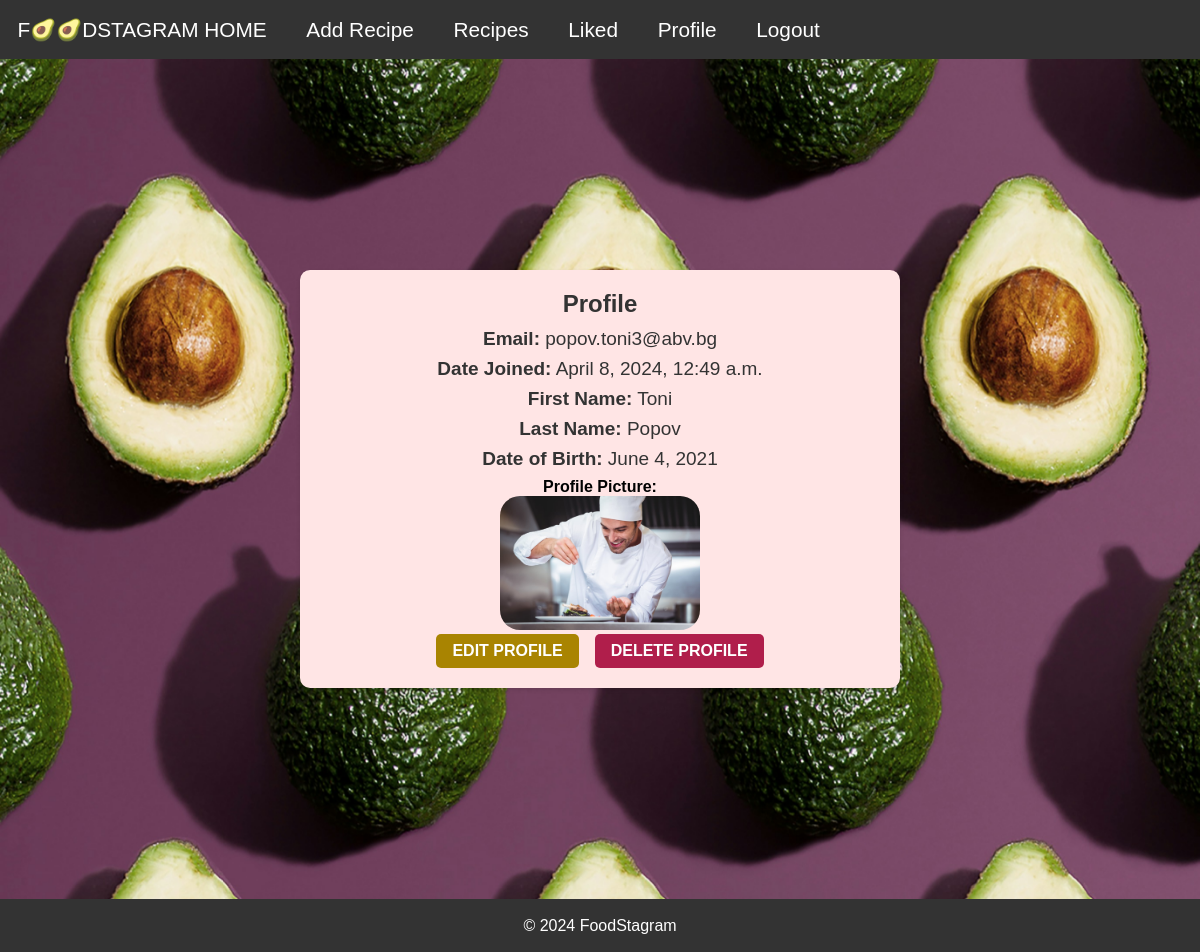
/accounts/profile/3/ (signed in), run on the app's committed database.
### foodstagram/accounts/models.py (models this page shows, shortened)
class FoodstagramUser(auth_models.AbstractBaseUser, auth_models.PermissionsMixin):
    email = models.EmailField(
        _("email address"),
        unique=True,
        error_messages={
            "unique": _("A user with that email already exists."),
        },
    )
    date_joined = models.DateTimeField(_("date joined"), default=timezone.now)
    is_staff = models.BooleanField(
        default=False,
    )
    is_active = models.BooleanField(
        default=True,
    )
    USERNAME_FIELD = "email"
    objects = FoodstagramUserManager()

class Profile(models.Model):
    MAX_FIRST_NAME_LENGTH = 30
    MAX_LAST_NAME_LENGTH = 30
    MAX_IMG_URL_LENGTH = 200
    first_name = models.CharField(
        max_length=MAX_FIRST_NAME_LENGTH,
        blank=True,
        null=True,
    )
    last_name = models.CharField(
        max_length=MAX_LAST_NAME_LENGTH,
        blank=True,
        null=True,
    )
    date_of_birth = models.DateField(
        blank=True,
        null=True,
    )
    profile_picture = models.ImageField(
        upload_to='profile_pictures/',
        null=True,
        blank=True,
        max_length=MAX_IMG_URL_LENGTH
    )
    user = models.OneToOneField(
        FoodstagramUser,
        primary_key=True,
        on_delete=models.CASCADE,
    )

### foodstagram/accounts/views.py (the view)
# urls.py: path('profile/<int:pk>/', ProfileDetailsView.as_view(), name='profile'),
class ProfileDetailsView(LoginRequiredMixin, OwnerRequiredMixin, views.DetailView):
    queryset = Profile.objects.prefetch_related("user").all()
    template_name = "accounts/details_profile.html"

### foodstagram/accounts/views.py (called while the page is built)
    def dispatch(self, request, *args, **kwargs):
        if request.user.pk != kwargs.get('pk', None):
            return self.handle_no_permission()
        return super().dispatch(request, *args, **kwargs)

### templates/accounts/details_profile.html
{% extends 'base.html' %}
{% load static %}
{% block content %}
    <div class="container">
        <div class="profile-container">
            <div class="profile-card">
                <div class="profile-card-body">
                    <h2 class="profile-heading">{{ user.username }} Profile</h2>
                    <div class="profile-data-container">
                        <div class="profile-info">
                            <p class="profile-field"><strong>Email:</strong> {{ user.email }}</p>
                            <p class="profile-field"><strong>Date Joined:</strong> {{ user.date_joined }}</p>
                            <p class="profile-field"><strong>First Name:</strong> {{ user.profile.first_name }}</p>
                            <p class="profile-field"><strong>Last Name:</strong> {{ user.profile.last_name }}</p>
                            <p class="profile-field"><strong>Date of Birth:</strong> {{ user.profile.date_of_birth }}</p>
                            <div class="profile-picture-container">
                                <p class="profile-picture-label"><strong>Profile Picture:</strong></p>
                                {% if user.profile.profile_picture %}
                                    <img src="{{ user.profile.profile_picture.url }}" alt="Profile Picture" class="profile-picture">
                                {% endif %}
                            </div>
                        </div>
                        <div class="profile-buttons">
                            <a href="{% url 'profile-update' pk=user.pk %}" class="btn btn-primary profile-edit-btn">Edit Profile</a>
                            <a href="{% url 'profile-delete' pk=user.pk %}" class="btn btn-danger profile-delete-btn">Delete Profile</a>
                        </div>
                    </div>
                </div>
            </div>
        </div>
    </div>
{% endblock %}

### staticfiles/css/base.css (style rules this page uses)
* { margin: 0; padding: 0; box-sizing: border-box; }
body { font-family: Arial, sans-serif; background-color: #f5f5f5; }

### staticfiles/css/profile.css (style rules this page uses)
.profile-container { display: flex; justify-content: center; align-items: center; min-height: 100vh; }
.profile-card { background-color: #ffe5e5; border-radius: 10px; box-shadow: 0 2px 4px rgba(0, 0, 0, 0.1); padding: 20px; width: 80%; max-width: 600px; margin: 0 auto; text-align: center; display: grid; grid-template-columns: 1fr; grid-gap: 10px; }
.profile-heading { font-size: 24px; color: #333; margin-bottom: 10px; }
.profile-field { margin-bottom: 8px; font-size: 19px; color: #333; }
.profile-picture { max-width: 200px; border-radius: 20px; margin-top: 0; }
.profile-buttons { display: flex; justify-content: center; gap: 1rem; }
.profile-edit-btn { background-color: #a98401; color: #fff; padding: 8px 16px; border-radius: 5px; text-transform: uppercase; font-weight: bold; cursor: pointer; transition: background-color 0.3s; text-decoration: none; }
.profile-delete-btn { background-color: #b01e4b; color: #fff; padding: 8px 16px; border-radius: 5px; text-transform: uppercase; font-weight: bold; cursor: pointer; transition: background-color 0.3s; text-decoration: none; }

### data on the page
FoodstagramUser: email "popov.toni3@abv.bg", date_joined "April 8, 2024, 12:49 a.m.", profile.first_name "Toni", profile.last_name "Popov", profile.date_of_birth "June 4, 2021", profile.profile_picture (picture)
